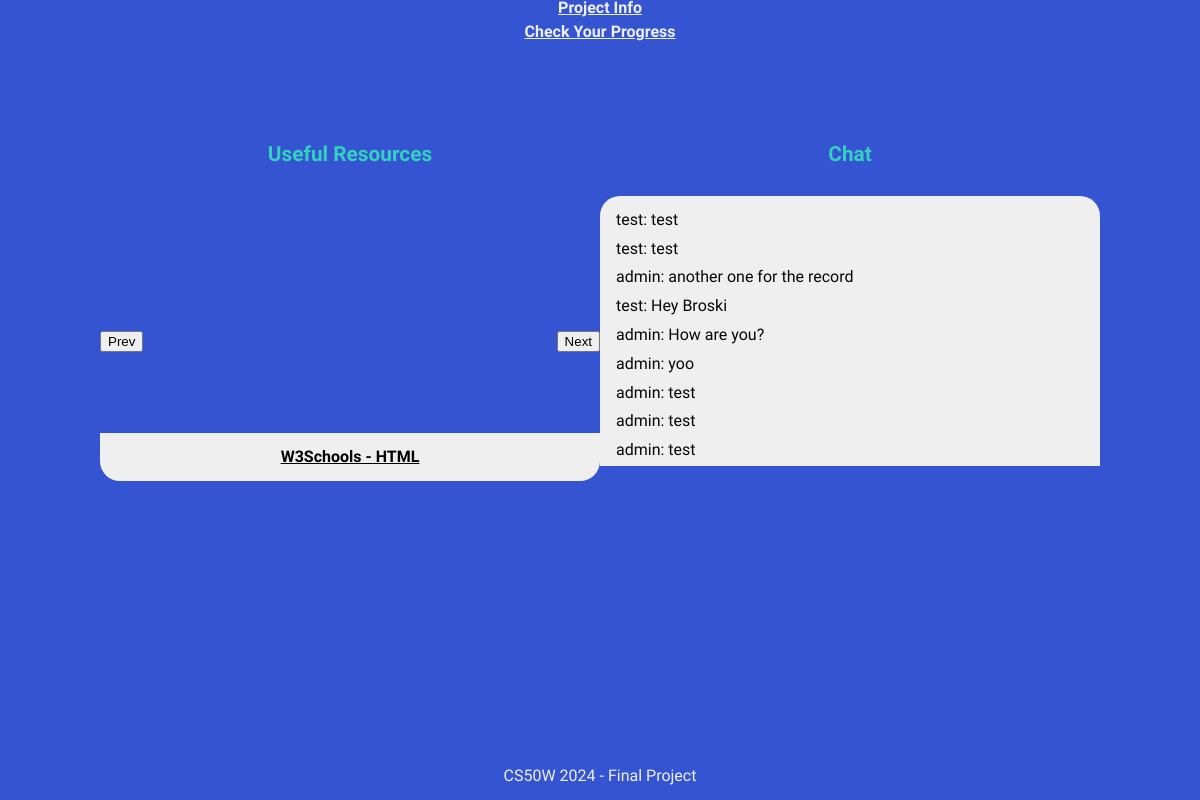
The app's page /project/1 with its own data.
### final/models.py (models this page shows)
class Media(models.Model):
    project = models.ForeignKey(Project, max_length=150,  null=True, on_delete=models.CASCADE)
    url = models.CharField(max_length = 500)
    resourceTitle = models.CharField(max_length = 150)
    resource = models.CharField(max_length = 500)

class Message(models.Model):
    author = models.ForeignKey(User, on_delete=models.CASCADE, blank=True, null=True, related_name="author")
    project = models.ForeignKey(Project, on_delete=models.CASCADE, blank=True, null=True, related_name="project")
    content = models.CharField(max_length=150)

class User(AbstractUser):
    pass

### final/views.py (the view)
# urls.py: path("project/<int:id>", views.project, name="project"),
def project(request, id, *args, **kwargs):
    project = Project.objects.get(pk=id)
    resources = Media.objects.filter(project=project)
    savedComments = Message.objects.filter(project = project)
    return render(request, "final/project.html" ,{
        "project": project,
        "resources": resources,
        "savedComments": savedComments,
    })

### final/templates/final/project.html (shortened to what this page needs)
{% extends "final/layout.html" %}
{% load static %}
{% block body %}
<div id="project-info">
    <a class="project-link" href="{{project.link}}">Project Info</a>
    <a class="project-link" href="https://cs50.me/cs50w">Check Your Progress</a>
</div>
<div id="project-page" >
    <div class="info-container">
        <h1 class="title">Useful Resources</h1>
            <div class="carousel">
                {% for resource in resources %}
                    <a class="carousel-title" href="{{resource.resource}}">{{resource.resourceTitle}}</a>
                {% endfor %}
                <button class="prev">Prev</button>
                <button class="next">Next</button>
            </div>
    </div>
    <div id="chat-container">
        <h1 class="title">Chat</h1>
        <div id="message-box">
            {% for savedComment in savedComments %}
                <h2 class="messages"><span>{{savedComment.author}}: </span>{{savedComment.content}}</h2>
            {% endfor %}
        </div>
    </div>
</div>
<div class="footer">
    <h1 class="welcome">CS50W 2024 - Final Project</h1>
</div>
{% endblock %}

### final/templates/final/layout.html (shortened to what this page needs)
{% load static %}
<!DOCTYPE html>
<html lang="en">
<head>
    <link href="{% static 'final/reset.css' %}" rel="stylesheet">
    <link href="{% static 'final/styles.css' %}" rel="stylesheet">
</head>
<body>
    {% block body %}
    {% endblock %}
</body>
</html>

### final/static/final/styles.css (style rules this page uses)
html { background-color: #3454D1; }
a { text-align: center; color: #EFEFEF; }
.footer { position: absolute; bottom: 0; display: flex; justify-content: center; width: 100%; height: 2rem; font-size: 1rem; font-family: "Ubuntu", sans-serif; font-weight: 400; color: #EFEFEF; }
.title { text-align: center; font-size: 1.3rem; font-family: "Ubuntu", sans-serif; font-weight: 600; margin-bottom: 1rem; color: #34D1BF; }
#project-info { display: grid; }
.project-link { font-family: "Ubuntu", sans-serif; font-weight: 600; font-size: 1rem; margin-bottom: 0.5rem; color: #EFEFEF; transition: all 0.5s ease-in-out; cursor: pointer; }
#project-page { display: flex; justify-content: center; flex-wrap: wrap; margin-top: 6rem; margin-left: 3rem; margin-right: 3rem; }
.carousel { position: relative; left: 50%; transform: translateX(-50%); width: 500px; height: 300px; overflow: hidden; border-radius: 20px; }
.carousel-title { position: absolute; z-index: 100; color: black; display: none; left: 0px; bottom:0px; opacity: 0.8; width: 100%; height: 3rem; background-color: #EFEFEF; transition: all 0.5s ease-in-out; font-family: "Ubuntu", sans-serif; font-weight: 600; font-size: 1rem; align-content: space-around; }
.active { display: block; opacity: 1; }
.prev { position: absolute; top: 50%; left: 0px; z-index: 100; }
.next { position: absolute; z-index: 100; top: 50%; right: 0px; }
#chat-container { display: grid; justify-items: center; }
#message-box { width: 500px; height: 270px; background-color: #EFEFEF; border-top-left-radius:20px; border-top-right-radius:20px; overflow-y: scroll; }
.messages { color: #070707; margin-left: 1rem; font-family: "Ubuntu", sans-serif; font-weight: 500; height: 1.8rem; }
.messages:first-child { margin-top: 1rem; }

### records on screen
Media: resourceTitle "W3Schools - HTML"
Message: author "test", content "test"
Message: author "test", content "test"
Message: author "admin", content "another one for the record"
Message: author "test", content "Hey Broski"
Message: author "admin", content "How are you?"
Message: author "admin", content "yoo"
Message: author "admin", content "test"
Message: author "admin", content "test"
Message: author "admin", content "test"
